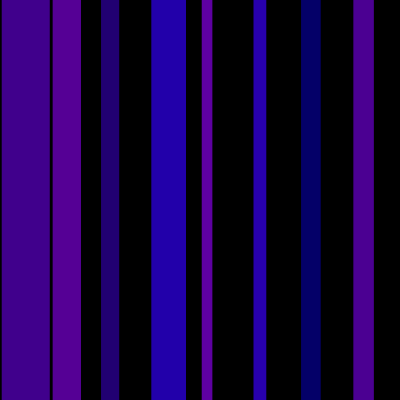
Frame 1 (no input)
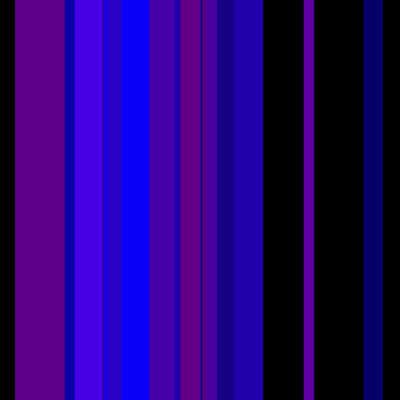
Frame 60 (the mouse pressed at the canvas centre just before this capture)
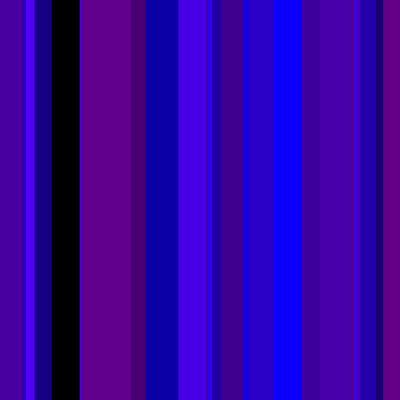
Frame 120 (the mouse held since frame 60 and released just before this capture)

The Processing sketch that drew these frames (run headless with seeded random() and noise(); from frame 60 on, the mouse is pressed at the canvas centre):

// Processing sketch: processing_136644
// ── processing_136644.pde

Stripe[] myStripes = new Stripe[100];
 
void setup() {
  size(400, 400);
  smooth(); 
  noStroke(); 
 
  for (int i=0; i<myStripes.length; i++) {
 
    myStripes[i] = new Stripe(i*50, color(random(100), 0, random(100, 255)) );
  }
}
 
void draw() {
 
  background(0);
  for (int i=0; i<myStripes.length; i++) {
 
    myStripes[i].update();
    myStripes[i].drawStripe();
  }
}
 
class Stripe {
 
  float x;
  float w;
  float xspeed;
  color c;
  boolean clicked;
 
  Stripe(float xpos, color col) {
 
    x = xpos;
    w = random(10, 50);
    c = col;
    xspeed = random(1, 4);
     
    clicked = false;
  } 
 
  void update() {
    x+=xspeed;
    if (x>width) {
      x = -w;
    }
  }
  void drawStripe() {
 
    if (clicked) {
      fill(0,255,0);
    }
    else {
      fill(c);
    }
 
    rect(x, 0, w, height);
  }
   
  void checkMousePress() {
    if((mouseX > x ) && (mouseX< x + w)) {
       
       clicked = !clicked;
    }
     
  }
   
}
